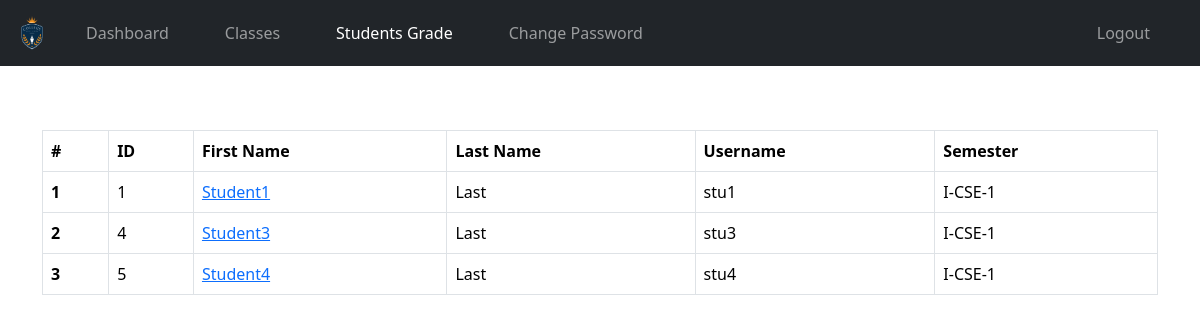
The app's page /teacher/students_of_class.php?class_id=2 (signed in) with its own data.
### tables this page shows
CREATE TABLE `students` (
  `student_id` int(11) NOT NULL,
  `username` varchar(127) NOT NULL,
  `password` varchar(255) NOT NULL,
  `fname` varchar(127) NOT NULL,
  `lname` varchar(255) NOT NULL,
  `semester` int(11) NOT NULL,
  `section` int(11) NOT NULL,
  `address` varchar(31) NOT NULL,
  `gender` varchar(7) NOT NULL,
  `email_address` varchar(255) NOT NULL,
  `date_of_birth` date NOT NULL,
  `date_of_joined` timestamp NULL DEFAULT current_timestamp(),
  `parent_fname` varchar(127) NOT NULL,
  `parent_lname` varchar(127) NOT NULL,
  `parent_phone_number` varchar(31) NOT NULL
);

CREATE TABLE `semester` (
  `semester_id` int(11) NOT NULL,
  `semester` varchar(31) NOT NULL,
  `semester_code` varchar(7) NOT NULL
);

### teacher/data/student.php (called while the page is built, shortened)
<?php
function getAllStudents($conn){
   $sql = "SELECT * FROM students";
   $stmt = $conn->prepare($sql);
   $stmt->execute();
   if ($stmt->rowCount() >= 1) {
     $students = $stmt->fetchAll();
     return $students;
   }else {
   	return 0;
   }
}

### teacher/data/class.php (called while the page is built, shortened)
<?php
function getClassById($class_id, $conn){
   $sql = "SELECT * FROM class
           WHERE class_id=?";
   $stmt = $conn->prepare($sql);
   $stmt->execute([$class_id]);
   if ($stmt->rowCount() == 1) {
     $class = $stmt->fetch();
     return $class;
   }else {
    return 0;
   }
}

### teacher/data/grade.php (called while the page is built, shortened)
<?php
function getGradeById($semester_id, $conn){
   $sql = "SELECT * FROM semester
           WHERE semester_id=?";
   $stmt = $conn->prepare($sql);
   $stmt->execute([$semester_id]);
   if ($stmt->rowCount() == 1) {
     $grade = $stmt->fetch();
     return $grade;
   }else {
    return 0;
   }
}

### teacher/data/section.php (called while the page is built, shortened)
<?php
function getSectionById($section_id, $conn){
   $sql = "SELECT * FROM section
           WHERE section_id=?";
   $stmt = $conn->prepare($sql);
   $stmt->execute([$section_id]);
   if ($stmt->rowCount() == 1) {
     $section = $stmt->fetch();
     return $section;
   }else {
    return 0;
   }
}

### teacher/students_of_class.php (the view, shortened to what this page needs)
<?php
if (isset($_SESSION['teacher_id']) &&
    isset($_SESSION['role'])) {
       include "data/student.php";
       include "data/grade.php";
       include "data/class.php";
       include "data/section.php";
       $class_id = $_GET['class_id'];
       $students = getAllStudents($conn);
       $class = getClassById($class_id, $conn);}
 ?>
 <?php
    include "../header.php";
        if ($students != 0) {
     ?>
<body>
    <?php
    include "../nav.php";
        if ($students != 0) {
     ?>
  <?php $i = 0; foreach ($students as $student ) {
       $g = getGradeById($class['semester'], $conn);
       $s = getSectionById($class['section'], $conn);
       if ($g['semester_id'] == $student['semester'] && $s['section_id'] == $student['section']) { $i++;
       if ($i == 1) {
    ?>
        <div class="container mt-5">
           <div class="table-responsive">
              <table class="table table-bordered mt-3 n-table">
                <thead>
                  <tr>
                    <th scope="col">#</th>
                    <th scope="col">ID</th>
                    <th scope="col">First Name</th>
                    <th scope="col">Last Name</th>
                    <th scope="col">Username</th>
                    <th scope="col">Semester</th>
                  </tr>
                </thead>
                <tbody>
              <?php } ?>
                  <tr>
                    <th scope="row"><?=$i?></th>
                    <td><?=$student['student_id']?></td>
                    <td>
                      <a href="student-grade.php?student_id=<?=$student['student_id']?>">
                        <?=$student['fname']?>
                      </a>
                    </td>
                    <td><?=$student['lname']?></td>
                    <td><?=$student['username']?></td>
                    <td>
                      <?php
                           $grade = $student['semester'];
                           $g_temp = getGradeById($grade, $conn);
                           if ($g_temp != 0) {
                              echo $g_temp['semester_code'].'-'.
                                     $g_temp['semester'];
                            }
                        ?>
                    </td>
                  </tr>
                <?php } } ?>
                </tbody>
              </table>
           </div>
         <?php } ?>
     </div>
</body>
</html>
<?php
  }else {
    header("Location: ../login.php");
    exit;
  }
?>
<?php
    include "../footer.php";
     ?>

### static/styles.css (style rules this page uses)
* { margin: 0; padding: 0; }
body { font-family: Arial, sans-serif; margin: 0; padding: 0px; background-color: #f4f4f4; color: #333; }

### records on screen
students: shows "ID", student_id "1", fname "Student1", lname "Last", username "stu1", semester.semester_code "I-CSE", semester.semester "1"
students: student_id "4", fname "Student3", lname "Last", username "stu3", semester.semester_code "I-CSE", semester.semester "1"
students: student_id "5", fname "Student4", lname "Last", username "stu4", semester.semester_code "I-CSE", semester.semester "1"
